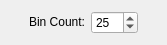
<?xml version="1.0" encoding="UTF-8"?>
<ui version="4.0">
 <class>BinCountWidgetClass</class>
 <widget class="QWidget" name="BinCountWidgetClass">
  <property name="geometry">
   <rect>
    <x>0</x>
    <y>0</y>
    <width>167</width>
    <height>39</height>
   </rect>
  </property>
  <property name="windowTitle">
   <string>BinCountWidget</string>
  </property>
  <layout class="QHBoxLayout" name="horizontalLayout">
   <item>
    <spacer name="horizontalSpacer">
     <property name="orientation">
      <enum>Qt::Horizontal</enum>
     </property>
     <property name="sizeHint" stdset="0">
      <size>
       <width>2</width>
       <height>20</height>
      </size>
     </property>
    </spacer>
   </item>
   <item>
    <widget class="QLabel" name="label">
     <property name="text">
      <string>&lt;font color='black'&gt;Bin Count:&lt;/font&gt;</string>
     </property>
     <property name="alignment">
      <set>Qt::AlignRight|Qt::AlignTrailing|Qt::AlignVCenter</set>
     </property>
    </widget>
   </item>
   <item>
    <widget class="QSpinBox" name="binCountSpinBox">
     <property name="minimum">
      <number>1</number>
     </property>
     <property name="maximum">
      <number>100</number>
     </property>
     <property name="value">
      <number>25</number>
     </property>
    </widget>
   </item>
   <item>
    <spacer name="horizontalSpacer_2">
     <property name="orientation">
      <enum>Qt::Horizontal</enum>
     </property>
     <property name="sizeHint" stdset="0">
      <size>
       <width>2</width>
       <height>20</height>
      </size>
     </property>
    </spacer>
   </item>
  </layout>
 </widget>
 <layoutdefault spacing="6" margin="11"/>
 <resources/>
 <connections/>
</ui>
